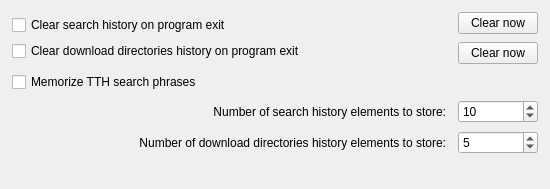
<?xml version="1.0" encoding="UTF-8"?>
<ui version="4.0">
 <class>UISettingsHistory</class>
 <widget class="QWidget" name="UISettingsHistory">
  <property name="geometry">
   <rect>
    <x>0</x>
    <y>0</y>
    <width>550</width>
    <height>189</height>
   </rect>
  </property>
  <property name="windowTitle">
   <string notr="true"/>
  </property>
  <layout class="QGridLayout" name="gridLayout">
   <property name="leftMargin">
    <number>12</number>
   </property>
   <property name="topMargin">
    <number>12</number>
   </property>
   <property name="rightMargin">
    <number>12</number>
   </property>
   <property name="bottomMargin">
    <number>12</number>
   </property>
   <property name="horizontalSpacing">
    <number>12</number>
   </property>
   <property name="verticalSpacing">
    <number>8</number>
   </property>
   <item row="0" column="0" rowspan="2">
    <widget class="QFrame" name="frame">
     <property name="sizePolicy">
      <sizepolicy hsizetype="Preferred" vsizetype="Maximum">
       <horstretch>0</horstretch>
       <verstretch>0</verstretch>
      </sizepolicy>
     </property>
     <property name="frameShape">
      <enum>QFrame::NoFrame</enum>
     </property>
     <property name="frameShadow">
      <enum>QFrame::Raised</enum>
     </property>
     <layout class="QVBoxLayout" name="verticalLayout">
      <property name="leftMargin">
       <number>0</number>
      </property>
      <property name="topMargin">
       <number>0</number>
      </property>
      <property name="rightMargin">
       <number>0</number>
      </property>
      <property name="bottomMargin">
       <number>0</number>
      </property>
      <item>
       <widget class="QCheckBox" name="checkBox_SearchHistory">
        <property name="sizePolicy">
         <sizepolicy hsizetype="Expanding" vsizetype="Fixed">
          <horstretch>0</horstretch>
          <verstretch>0</verstretch>
         </sizepolicy>
        </property>
        <property name="text">
         <string>Clear search history on program exit</string>
        </property>
       </widget>
      </item>
      <item>
       <widget class="QCheckBox" name="checkBox_DirectoriesHistory">
        <property name="sizePolicy">
         <sizepolicy hsizetype="Expanding" vsizetype="Fixed">
          <horstretch>0</horstretch>
          <verstretch>0</verstretch>
         </sizepolicy>
        </property>
        <property name="text">
         <string>Clear download directories history on program exit</string>
        </property>
       </widget>
      </item>
     </layout>
    </widget>
   </item>
   <item row="0" column="1">
    <widget class="QPushButton" name="pushButton_ClearSearchHistory">
     <property name="sizePolicy">
      <sizepolicy hsizetype="Fixed" vsizetype="Fixed">
       <horstretch>0</horstretch>
       <verstretch>0</verstretch>
      </sizepolicy>
     </property>
     <property name="text">
      <string>Clear now</string>
     </property>
    </widget>
   </item>
   <item row="1" column="1">
    <widget class="QPushButton" name="pushButton_ClearDirectoriesHistory">
     <property name="sizePolicy">
      <sizepolicy hsizetype="Fixed" vsizetype="Fixed">
       <horstretch>0</horstretch>
       <verstretch>0</verstretch>
      </sizepolicy>
     </property>
     <property name="text">
      <string>Clear now</string>
     </property>
    </widget>
   </item>
   <item row="3" column="0">
    <widget class="QLabel" name="label">
     <property name="sizePolicy">
      <sizepolicy hsizetype="Expanding" vsizetype="Preferred">
       <horstretch>0</horstretch>
       <verstretch>0</verstretch>
      </sizepolicy>
     </property>
     <property name="text">
      <string>Number of search history elements to store:</string>
     </property>
     <property name="alignment">
      <set>Qt::AlignRight|Qt::AlignTrailing|Qt::AlignVCenter</set>
     </property>
    </widget>
   </item>
   <item row="3" column="1">
    <widget class="QSpinBox" name="spinBox_SearchHistory">
     <property name="minimum">
      <number>1</number>
     </property>
     <property name="value">
      <number>10</number>
     </property>
    </widget>
   </item>
   <item row="4" column="0">
    <widget class="QLabel" name="label_2">
     <property name="sizePolicy">
      <sizepolicy hsizetype="Expanding" vsizetype="Preferred">
       <horstretch>0</horstretch>
       <verstretch>0</verstretch>
      </sizepolicy>
     </property>
     <property name="text">
      <string>Number of download directories history elements to store:</string>
     </property>
     <property name="alignment">
      <set>Qt::AlignRight|Qt::AlignTrailing|Qt::AlignVCenter</set>
     </property>
    </widget>
   </item>
   <item row="4" column="1">
    <widget class="QSpinBox" name="spinBox_DirectoriesHistory">
     <property name="minimum">
      <number>1</number>
     </property>
     <property name="value">
      <number>5</number>
     </property>
    </widget>
   </item>
   <item row="5" column="0">
    <spacer name="verticalSpacer">
     <property name="orientation">
      <enum>Qt::Vertical</enum>
     </property>
     <property name="sizeHint" stdset="0">
      <size>
       <width>20</width>
       <height>40</height>
      </size>
     </property>
    </spacer>
   </item>
   <item row="2" column="0">
    <widget class="QCheckBox" name="checkBox_TTHSearchHistory">
     <property name="sizePolicy">
      <sizepolicy hsizetype="Expanding" vsizetype="Fixed">
       <horstretch>0</horstretch>
       <verstretch>0</verstretch>
      </sizepolicy>
     </property>
     <property name="text">
      <string>Memorize TTH search phrases</string>
     </property>
    </widget>
   </item>
  </layout>
 </widget>
 <resources/>
 <connections/>
</ui>
